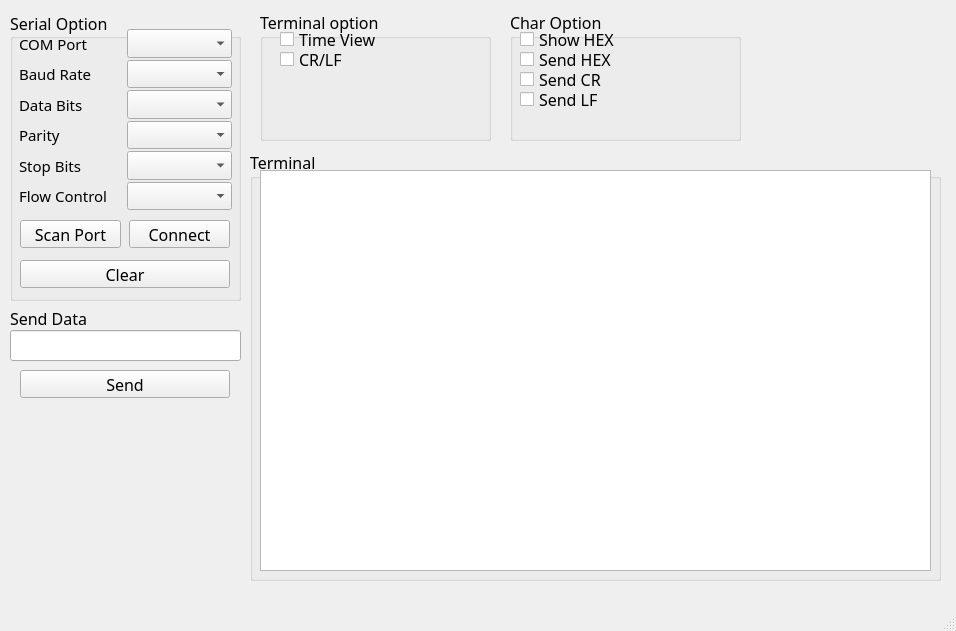
<?xml version="1.0" encoding="UTF-8"?>
<ui version="4.0">
 <class>MainWindow</class>
 <widget class="QMainWindow" name="MainWindow">
  <property name="geometry">
   <rect>
    <x>0</x>
    <y>0</y>
    <width>956</width>
    <height>631</height>
   </rect>
  </property>
  <property name="windowTitle">
   <string>MainWindow</string>
  </property>
  <widget class="QWidget" name="centralwidget">
   <widget class="QGroupBox" name="groupBox_serial">
    <property name="geometry">
     <rect>
      <x>10</x>
      <y>10</y>
      <width>231</width>
      <height>291</height>
     </rect>
    </property>
    <property name="font">
     <font>
      <family>굴림</family>
      <pointsize>12</pointsize>
     </font>
    </property>
    <property name="title">
     <string>Serial Option</string>
    </property>
    <property name="alignment">
     <set>Qt::AlignLeading|Qt::AlignLeft|Qt::AlignVCenter</set>
    </property>
    <property name="flat">
     <bool>false</bool>
    </property>
    <property name="checkable">
     <bool>false</bool>
    </property>
    <widget class="QWidget" name="gridLayoutWidget">
     <property name="geometry">
      <rect>
       <x>9</x>
       <y>19</y>
       <width>213</width>
       <height>181</height>
      </rect>
     </property>
     <property name="font">
      <font>
       <family>굴림</family>
       <pointsize>12</pointsize>
      </font>
     </property>
     <layout class="QGridLayout" name="gridLayout">
      <property name="spacing">
       <number>2</number>
      </property>
      <item row="0" column="1">
       <widget class="QComboBox" name="comboBox_comport">
        <property name="font">
         <font>
          <family>굴림</family>
          <pointsize>12</pointsize>
         </font>
        </property>
       </widget>
      </item>
      <item row="5" column="0">
       <widget class="QLabel" name="label_6">
        <property name="font">
         <font>
          <family>굴림</family>
          <pointsize>11</pointsize>
         </font>
        </property>
        <property name="text">
         <string>Flow Control</string>
        </property>
       </widget>
      </item>
      <item row="2" column="1">
       <widget class="QComboBox" name="comboBox_databits">
        <property name="font">
         <font>
          <family>굴림</family>
          <pointsize>12</pointsize>
         </font>
        </property>
       </widget>
      </item>
      <item row="0" column="0">
       <widget class="QLabel" name="label_1">
        <property name="font">
         <font>
          <family>굴림</family>
          <pointsize>11</pointsize>
         </font>
        </property>
        <property name="text">
         <string>COM Port</string>
        </property>
       </widget>
      </item>
      <item row="3" column="1">
       <widget class="QComboBox" name="comboBox_parity">
        <property name="font">
         <font>
          <family>굴림</family>
          <pointsize>12</pointsize>
         </font>
        </property>
       </widget>
      </item>
      <item row="4" column="0">
       <widget class="QLabel" name="label_5">
        <property name="font">
         <font>
          <family>굴림</family>
          <pointsize>11</pointsize>
         </font>
        </property>
        <property name="text">
         <string>Stop Bits</string>
        </property>
       </widget>
      </item>
      <item row="1" column="1">
       <widget class="QComboBox" name="comboBox_baudrate">
        <property name="font">
         <font>
          <family>굴림</family>
          <pointsize>12</pointsize>
         </font>
        </property>
       </widget>
      </item>
      <item row="2" column="0">
       <widget class="QLabel" name="label_3">
        <property name="font">
         <font>
          <family>굴림</family>
          <pointsize>11</pointsize>
         </font>
        </property>
        <property name="text">
         <string>Data Bits</string>
        </property>
       </widget>
      </item>
      <item row="3" column="0">
       <widget class="QLabel" name="label_4">
        <property name="font">
         <font>
          <family>굴림</family>
          <pointsize>11</pointsize>
         </font>
        </property>
        <property name="text">
         <string>Parity</string>
        </property>
       </widget>
      </item>
      <item row="1" column="0">
       <widget class="QLabel" name="label_2">
        <property name="font">
         <font>
          <family>굴림</family>
          <pointsize>11</pointsize>
         </font>
        </property>
        <property name="text">
         <string>Baud Rate</string>
        </property>
       </widget>
      </item>
      <item row="4" column="1">
       <widget class="QComboBox" name="comboBox_stopbits">
        <property name="font">
         <font>
          <family>굴림</family>
          <pointsize>12</pointsize>
         </font>
        </property>
       </widget>
      </item>
      <item row="5" column="1">
       <widget class="QComboBox" name="comboBox_flowcontrol">
        <property name="font">
         <font>
          <family>굴림</family>
          <pointsize>12</pointsize>
         </font>
        </property>
       </widget>
      </item>
     </layout>
    </widget>
    <widget class="QPushButton" name="pushButton_connect">
     <property name="geometry">
      <rect>
       <x>119</x>
       <y>210</y>
       <width>101</width>
       <height>28</height>
      </rect>
     </property>
     <property name="font">
      <font>
       <family>굴림</family>
       <pointsize>12</pointsize>
      </font>
     </property>
     <property name="text">
      <string>Connect</string>
     </property>
    </widget>
    <widget class="QPushButton" name="pushButton_clear">
     <property name="geometry">
      <rect>
       <x>10</x>
       <y>250</y>
       <width>210</width>
       <height>28</height>
      </rect>
     </property>
     <property name="font">
      <font>
       <family>굴림</family>
       <pointsize>12</pointsize>
      </font>
     </property>
     <property name="text">
      <string>Clear</string>
     </property>
    </widget>
    <widget class="QPushButton" name="pushButton_scanport">
     <property name="geometry">
      <rect>
       <x>10</x>
       <y>210</y>
       <width>101</width>
       <height>28</height>
      </rect>
     </property>
     <property name="font">
      <font>
       <family>굴림</family>
       <pointsize>12</pointsize>
      </font>
     </property>
     <property name="text">
      <string>Scan Port</string>
     </property>
    </widget>
   </widget>
   <widget class="QGroupBox" name="groupBox_terminal">
    <property name="geometry">
     <rect>
      <x>250</x>
      <y>150</y>
      <width>691</width>
      <height>431</height>
     </rect>
    </property>
    <property name="font">
     <font>
      <family>굴림</family>
      <pointsize>12</pointsize>
     </font>
    </property>
    <property name="title">
     <string>Terminal</string>
    </property>
    <widget class="QWidget" name="gridLayoutWidget_2">
     <property name="geometry">
      <rect>
       <x>10</x>
       <y>20</y>
       <width>671</width>
       <height>401</height>
      </rect>
     </property>
     <property name="font">
      <font>
       <family>굴림</family>
       <pointsize>12</pointsize>
      </font>
     </property>
     <layout class="QGridLayout" name="gridLayout_2">
      <item row="0" column="0">
       <widget class="QTextEdit" name="textEdit_terminal">
        <property name="font">
         <font>
          <family>굴림</family>
          <pointsize>11</pointsize>
         </font>
        </property>
        <property name="autoFormatting">
         <set>QTextEdit::AutoNone</set>
        </property>
       </widget>
      </item>
     </layout>
    </widget>
   </widget>
   <widget class="QGroupBox" name="groupBox">
    <property name="geometry">
     <rect>
      <x>260</x>
      <y>10</y>
      <width>231</width>
      <height>131</height>
     </rect>
    </property>
    <property name="font">
     <font>
      <family>굴림</family>
      <pointsize>12</pointsize>
     </font>
    </property>
    <property name="title">
     <string>Terminal option</string>
    </property>
    <widget class="QCheckBox" name="checkBox_timeview">
     <property name="geometry">
      <rect>
       <x>20</x>
       <y>20</y>
       <width>111</width>
       <height>19</height>
      </rect>
     </property>
     <property name="font">
      <font>
       <family>굴림</family>
       <pointsize>12</pointsize>
      </font>
     </property>
     <property name="text">
      <string>Time View</string>
     </property>
    </widget>
    <widget class="QCheckBox" name="checkBox_5">
     <property name="geometry">
      <rect>
       <x>20</x>
       <y>40</y>
       <width>96</width>
       <height>19</height>
      </rect>
     </property>
     <property name="font">
      <font>
       <family>굴림</family>
       <pointsize>12</pointsize>
      </font>
     </property>
     <property name="text">
      <string>CR/LF</string>
     </property>
    </widget>
   </widget>
   <widget class="QGroupBox" name="groupBox_2">
    <property name="geometry">
     <rect>
      <x>510</x>
      <y>10</y>
      <width>231</width>
      <height>131</height>
     </rect>
    </property>
    <property name="font">
     <font>
      <family>굴림</family>
      <pointsize>12</pointsize>
     </font>
    </property>
    <property name="title">
     <string>Char Option</string>
    </property>
    <widget class="QCheckBox" name="checkBox">
     <property name="geometry">
      <rect>
       <x>10</x>
       <y>20</y>
       <width>211</width>
       <height>19</height>
      </rect>
     </property>
     <property name="font">
      <font>
       <family>굴림</family>
       <pointsize>12</pointsize>
      </font>
     </property>
     <property name="text">
      <string>Show HEX</string>
     </property>
    </widget>
    <widget class="QCheckBox" name="checkBox_2">
     <property name="geometry">
      <rect>
       <x>10</x>
       <y>40</y>
       <width>201</width>
       <height>19</height>
      </rect>
     </property>
     <property name="font">
      <font>
       <family>굴림</family>
       <pointsize>12</pointsize>
      </font>
     </property>
     <property name="text">
      <string>Send HEX</string>
     </property>
    </widget>
    <widget class="QCheckBox" name="checkBox_3">
     <property name="geometry">
      <rect>
       <x>10</x>
       <y>60</y>
       <width>201</width>
       <height>19</height>
      </rect>
     </property>
     <property name="font">
      <font>
       <family>굴림</family>
       <pointsize>12</pointsize>
      </font>
     </property>
     <property name="text">
      <string>Send CR</string>
     </property>
    </widget>
    <widget class="QCheckBox" name="checkBox_4">
     <property name="geometry">
      <rect>
       <x>10</x>
       <y>80</y>
       <width>201</width>
       <height>19</height>
      </rect>
     </property>
     <property name="font">
      <font>
       <family>굴림</family>
       <pointsize>12</pointsize>
      </font>
     </property>
     <property name="text">
      <string>Send LF</string>
     </property>
    </widget>
   </widget>
   <widget class="QLineEdit" name="lineEdit">
    <property name="geometry">
     <rect>
      <x>10</x>
      <y>330</y>
      <width>231</width>
      <height>31</height>
     </rect>
    </property>
    <property name="font">
     <font>
      <family>굴림</family>
      <pointsize>12</pointsize>
      <underline>false</underline>
      <kerning>true</kerning>
     </font>
    </property>
    <property name="cursor">
     <cursorShape>IBeamCursor</cursorShape>
    </property>
    <property name="mouseTracking">
     <bool>true</bool>
    </property>
    <property name="acceptDrops">
     <bool>true</bool>
    </property>
    <property name="text">
     <string/>
    </property>
   </widget>
   <widget class="QPushButton" name="pushButton_send">
    <property name="geometry">
     <rect>
      <x>20</x>
      <y>370</y>
      <width>210</width>
      <height>28</height>
     </rect>
    </property>
    <property name="font">
     <font>
      <family>굴림</family>
      <pointsize>12</pointsize>
     </font>
    </property>
    <property name="text">
     <string>Send</string>
    </property>
   </widget>
   <widget class="QLabel" name="label">
    <property name="geometry">
     <rect>
      <x>10</x>
      <y>310</y>
      <width>221</width>
      <height>16</height>
     </rect>
    </property>
    <property name="font">
     <font>
      <family>굴림</family>
      <pointsize>12</pointsize>
     </font>
    </property>
    <property name="text">
     <string>Send Data</string>
    </property>
   </widget>
  </widget>
  <widget class="QMenuBar" name="menubar">
   <property name="geometry">
    <rect>
     <x>0</x>
     <y>0</y>
     <width>956</width>
     <height>26</height>
    </rect>
   </property>
  </widget>
  <widget class="QStatusBar" name="statusbar"/>
 </widget>
 <resources/>
 <connections/>
</ui>
